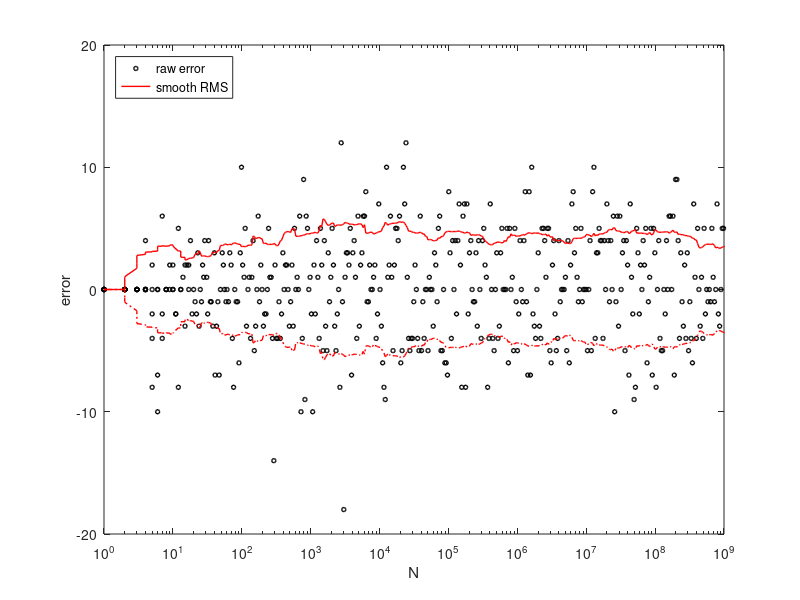
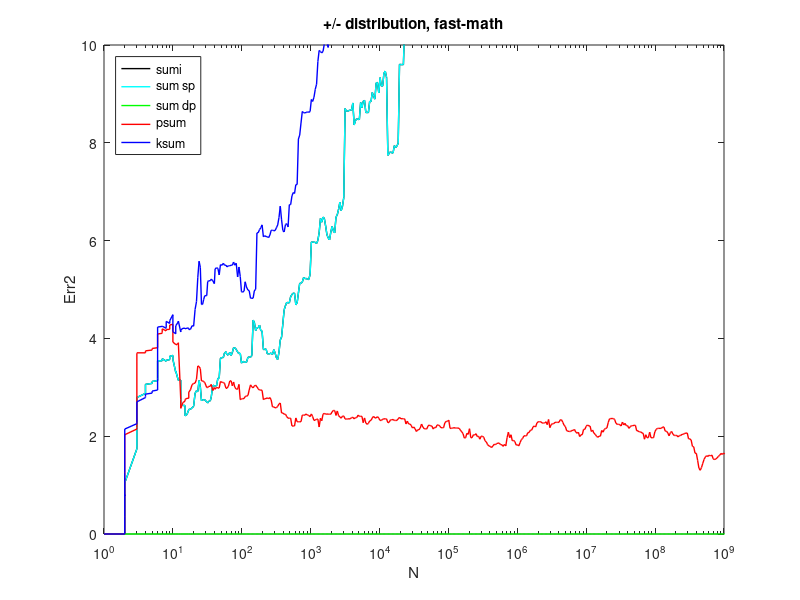
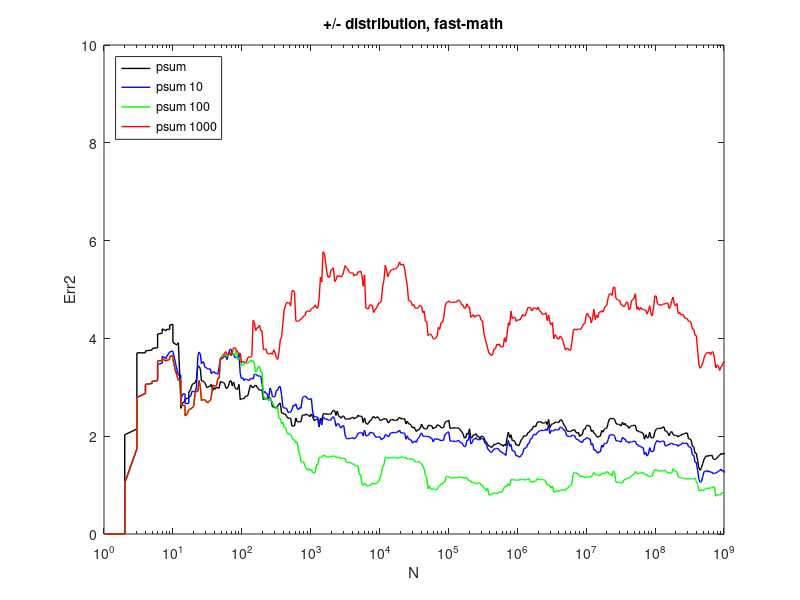
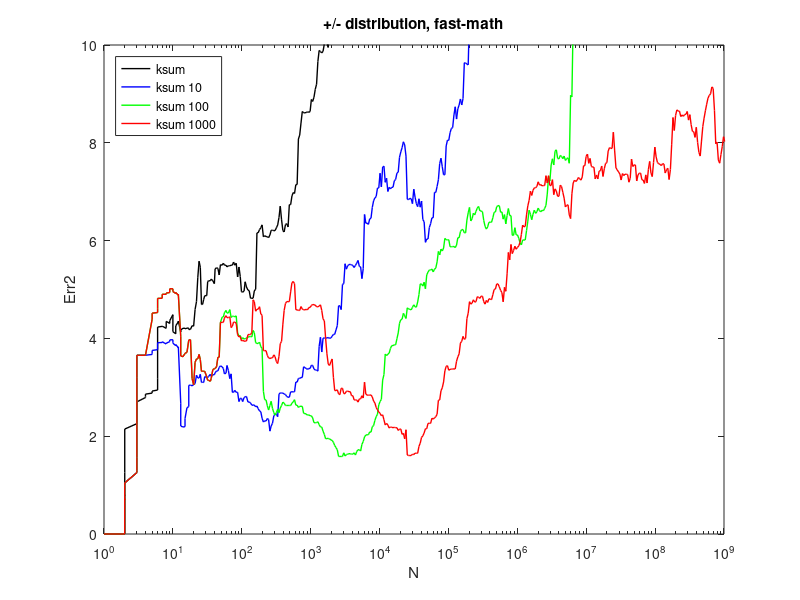

MATLAB code for these plots, in order:
isFAST = true;



if isFAST 
  a = dlmread("sums_bench_files/bench_fast_2.txt");
  ftitle = ", fast-math";
  fsuffix = "_fast";
else
  a = dlmread("sums_bench_files/bench_2.txt");
  ftitle = ""
  fsuffix = "";
endif

ntest = sum(a(:,1) == 1)
np = size(a,1) / ntest

b = reshape(a,ntest,np,[]);

nbel = b(:,1,2);
sumi = movmean(b(:,:,3).^2,33).^0.5;
sum0 = movmean(b(:,:,4).^2,33).^0.5;
sum1 = movmean(b(:,:,5).^2,33).^0.5;
psum = movmean(b(:,:,6).^2,33).^0.5;
psum10 = movmean(b(:,:,7).^2,33).^0.5;
psum100 = movmean(b(:,:,8).^2,33).^0.5;
psum1000 = movmean(b(:,:,9).^2,33,1).^0.5;
ksum = movmean(b(:,:,10).^2,33).^0.5;
ksum10 = movmean(b(:,:,11).^2,33).^0.5;
ksum100 = movmean(b(:,:,12).^2,33).^0.5;
ksum1000 = movmean(b(:,:,13).^2,33).^0.5;

set(0, 'DefaultLineLineWidth', 1);


h = figure(10)
semilogx  (nbel,b(:,1,9),'ok','markersize',3, ...
           nbel,psum1000(:,1),'r', ...
           nbel,-psum1000(:,1),'-.r')
axis([1 1e9 -20 20]);
xlabel('N'); ylabel("error"); %title("xxx");
legend('raw error','smooth RMS', ...
       'location','northwest') 
print(['sums_bench_files/fig10' fsuffix '.png'],'-dpng','-S700,400');

h = figure(11)
semilogx  (nbel,sumi(:,1),'k', ...
           nbel,sum0(:,1),'c', ...
           nbel,sum1(:,1),'g', ...
           nbel,psum(:,1),'r', ...
           nbel,ksum(:,1),'b')
axis([1 1e9 0 10]);
xlabel('N'); ylabel("Err2"); title(["+/- distribution" ftitle]);
legend('sumi','sum sp','sum dp','psum','ksum', ...
       'location','northwest') 
print(['sums_bench_files/fig11' fsuffix '.png'],'-dpng','-S700,400');


h = figure(12)
semilogx  (nbel,psum(:,1),'k', ...
           nbel,psum10(:,1),'b', ...
           nbel,psum100(:,1),'g', ...
           nbel,psum1000(:,1),'r')
axis([1 1e9 0 10]);
xlabel('N'); ylabel("Err2"); title(["+/- distribution" ftitle]);
legend('psum','psum 10','psum 100','psum 1000', ...
       'location','northwest') 
print(['sums_bench_files/fig12' fsuffix '.png'],'-dpng','-S700,400');


h = figure(13)
semilogx  (nbel,ksum(:,1),'k', ...
           nbel,ksum10(:,1),'b', ...
           nbel,ksum100(:,1),'g', ...
           nbel,ksum1000(:,1),'r')
axis([1 1e9 0 10]);
xlabel('N'); ylabel("Err2"); title(["+/- distribution" ftitle]);
legend('ksum','ksum 10','ksum 100','ksum 1000', ...
       'location','northwest') 
print(['sums_bench_files/fig13' fsuffix '.png'],'-dpng','-S700,400');



h = figure(14)
semilogx  (nbel,sumi(:,2),'k', ...
           nbel,sum0(:,2),'c', ...
           nbel,sum1(:,2),'g', ...
           nbel,psum(:,2),'r', ...
           nbel,ksum(:,2),'b')
axis([1 1e9 0 10]);
xlabel('N'); ylabel("Err2"); title(["+++ distribution" ftitle]);
legend('sumi','sum sp','sum dp','psum','ksum', ...
       'location','northwest') 
print(['sums_bench_files/fig14' fsuffix '.png'],'-dpng','-S700,400');


h = figure(15)
semilogx  (nbel,psum(:,2),'k', ...
           nbel,psum10(:,2),'b', ...
           nbel,psum100(:,2),'g', ...
           nbel,psum1000(:,2),'r')
axis([1 1e9 0 10]);
xlabel('N'); ylabel("Err2"); title(["+++ distribution" ftitle]);
legend('psum','psum 10','psum 100','psum 1000', ...
       'location','northwest') 
print(['sums_bench_files/fig15' fsuffix '.png'],'-dpng','-S700,400');


h = figure(16)
semilogx  (nbel,ksum(:,2),'k', ...
           nbel,ksum10(:,2),'b', ...
           nbel,ksum100(:,2),'g', ...
           nbel,ksum1000(:,2),'r')
axis([1 1e9 0 10]);
xlabel('N'); ylabel("Err2"); title(["+++ distribution" ftitle]);
legend('ksum','ksum 10','ksum 100','ksum 1000', ...
       'location','northwest') 
print(['sums_bench_files/fig16' fsuffix '.png'],'-dpng','-S700,400');
